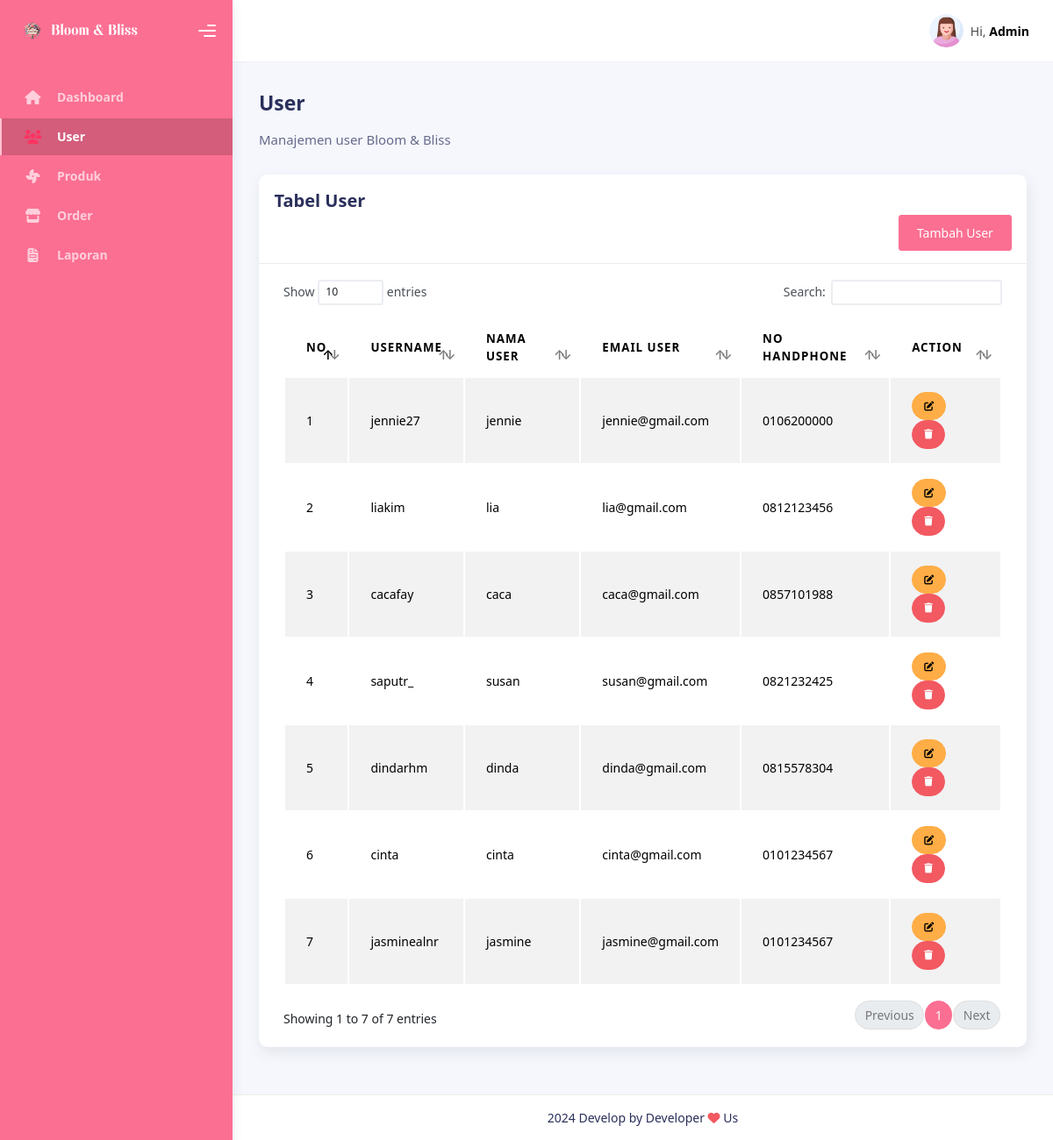
The page /admin/user.php (signed in) on the database its author committed.
### tables this page shows
CREATE TABLE `tb_user` (
  `id_user` int(5) NOT NULL,
  `usn_user` varchar(20) NOT NULL,
  `nama_user` varchar(50) NOT NULL,
  `email_user` varchar(50) NOT NULL,
  `notelp_user` varchar(10) NOT NULL,
  `pw_user` varchar(256) NOT NULL
);

### admin/user.php (the view)
<?php include ("layout/header.php");?>
<div class="container">
    <div class="page-inner">
        <div class="d-flex align-items-left align-items-md-center flex-column flex-md-row pt-2 pb-4">
            <div>
                <h3 class="fw-bold mb-3">User</h3>
                <h6 class="op-7 mb-2">Manajemen user Bloom & Bliss</h6>
            </div>
        </div>
        <div class="row">
            <div class="col-md-12">
                <div class="card">
                    <div class="card-header">
                        <h4 class="card-title">Tabel User</h4>
                        <div class="d-flex justify-content-end">
                            <a href="addUserPage.php" class="btn btn-primary">Tambah User</a>
                        </div>
                    </div>
                    <div class="card-body">
                        <div class="table-responsive">
                            <table id="katalog-datatables" class="display table table-striped table-hover">
                                <thead>
                                    <tr>
                                        <th>No</th>
                                        <th>Username</th>
                                        <th>Nama User</th>
                                        <th>Email User</th>
                                        <th>No Handphone</th>
                                        <th>action</th>
                                    </tr>
                                </thead>
                                <tbody>
                                    <?php
                                    include '../koneksi.php';
                                    $stmt = $conn->prepare('SELECT * FROM tb_user');
                                    $stmt->execute();
                                    $result = $stmt->get_result();
                                    $num = 0;
                                    while ($row = $result->fetch_assoc()):
                                        $num++;
                                        ?>
                                        <tr>
                                            <td><?= $num; ?></td>
                                            <td><?= $row['usn_user'] ?></td>
                                            <td><?= $row['nama_user'] ?></td>
                                            <td><?= $row['email_user'] ?></td>
                                            <td><?= $row['notelp_user'] ?></td>
                                            <td>
                                                <a href="editUserPage.php?id=<?= $row['id_user'] ?>"
                                                    class="btn btn-sm btn-warning btn-round"><i class="fas fa-edit"
                                                        aria-hidden="true"></i></a>
                                                <button class="btn btn-sm btn-danger btn-round delete-button"
                                                    data-id="<?php echo $row['id_user']; ?>" data-type="User"><i
                                                        class="fa fa-trash"></i></button>
                                            </td>
                                        </tr>
                                        <?php
                                    endwhile;
                                    ?>
                                </tbody>
                            </table>
                        </div>
                    </div>
                </div>
            </div>
        </div>
    </div>
</div>
<?php include ("layout/footer.php"); ?>

### rows shown on the page
tb_user: usn_user "jennie27", nama_user "jennie", email_user "jennie@gmail.com", notelp_user "0106200000"
tb_user: usn_user "liakim", nama_user "lia", email_user "lia@gmail.com", notelp_user "0812123456"
tb_user: usn_user "cacafay", nama_user "caca", email_user "caca@gmail.com", notelp_user "0857101988"
tb_user: usn_user "saputr_", nama_user "susan", email_user "susan@gmail.com", notelp_user "0821232425"
tb_user: usn_user "dindarhm", nama_user "dinda", email_user "dinda@gmail.com", notelp_user "0815578304"
tb_user: usn_user "cinta", nama_user "cinta", email_user "cinta@gmail.com", notelp_user "0101234567"
tb_user: usn_user "jasminealnr", nama_user "jasmine", email_user "jasmine@gmail.com", notelp_user "0101234567"
